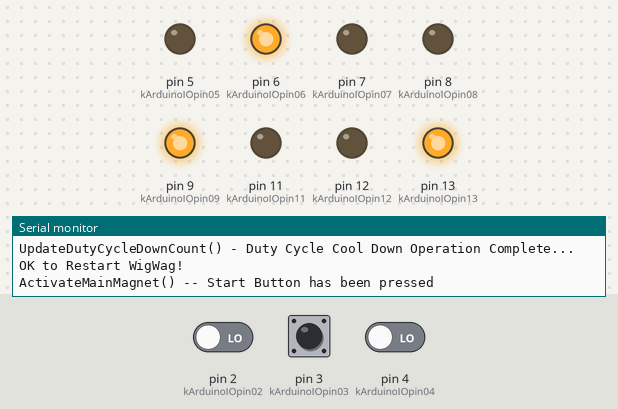
Bench run of a sketch on a simulated Arduino Uno, built with avr-gcc and run on an emulated ATmega328P. Shown: output pins drawn as LEDs (lit = HIGH), the last lines printed to the serial monitor. Dashed ring = blinking. The test bench sets the inputs (shaded band); at power-on: pin 2 (kArduinoIOpin02) LOW, pin 3 (kArduinoIOpin03) LOW, pin 4 (kArduinoIOpin04) LOW.

Above: at 3.2 s.
3.3 s: pin 2 (kArduinoIOpin02) driven HIGH
At 3.3 s:
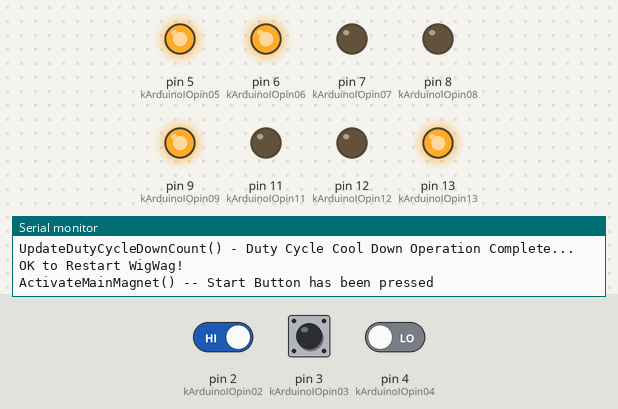
6.3 s: pin 2 (kArduinoIOpin02) driven LOW
At 6.86 s:
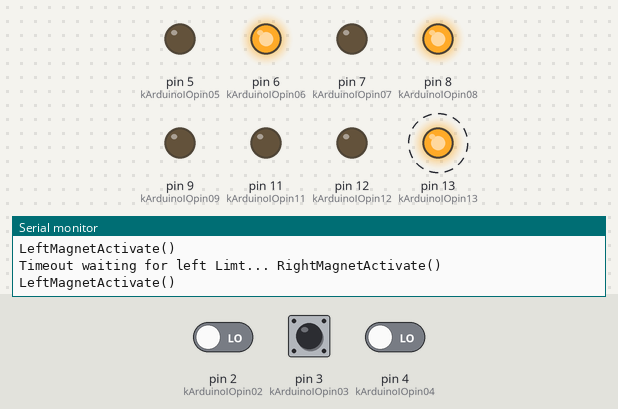
18.3 s: pin 3 (kArduinoIOpin03) pulsed HIGH 2 times (0.12 s each, 0.3 s apart)
At 19.07 s:
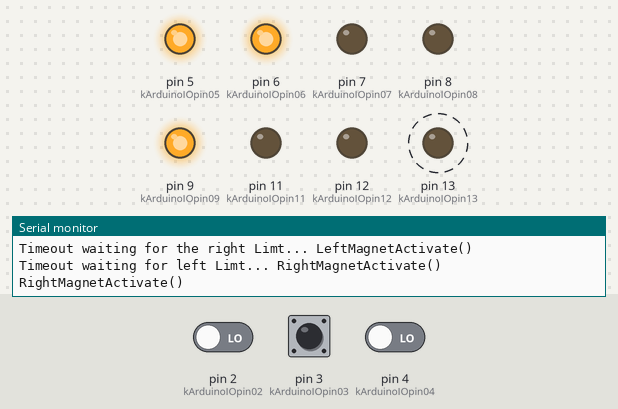
Timing chart, 0 to 22.3 s (numbered marks = the images above; inputs shaded):
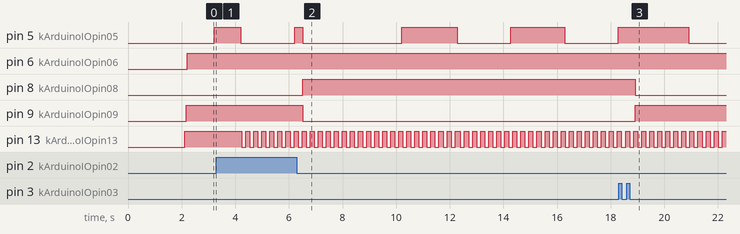

Measured:
- after the input at 3.3 s, pin 8 (kArduinoIOpin08): stays LOW (without the input it goes to HIGH after 0.97 s); pin 9 (kArduinoIOpin09): stays HIGH (without the input it goes to LOW after 0.97 s)
- after the input at 6.3 s, pin 8 (kArduinoIOpin08): LOW → HIGH after 0.22 s; pin 9 (kArduinoIOpin09): HIGH → LOW after 0.22 s
- after the input at 18.3 s, pin 8 (kArduinoIOpin08): HIGH → LOW after 0.61 s; pin 9 (kArduinoIOpin09): LOW → HIGH after 0.61 s
- by itself, pin 5 (kArduinoIOpin05): repeats every 4.1 s: HIGH 2.1 s, LOW 2.0 s
- by itself, pin 13 (kArduinoIOpin13): alternates HIGH for 0.15 s and LOW for 0.15 s

The sketch:

WigWag.ino
```cpp
// ***************************************************
//
// WigWag Signal Program
//
// This software was developed to operate on an Arduino Uno
// microprocessor board.  It controls the WRRS Auto WigWag
// Model #5 at the Southeastern Railway Museum.
//
// Author: C. Hardt
// Target Platform: Arduino Uno
// Date: 04/19/20
//
// ****************************************************

#include "Arduino.h"
#include "ArduinoInit.h"
#include "Timer.h"
#include "WigWag.h"
#include "SerialLoop.h"
#include "ReadUserInput.h"
#include "MainMagnetControl.h"
#include "taskstate.h"

Timer MainEventTimer;

Timer LeftMagnetEventTimer;
Timer RightMagnetEventTimer;

int   giMainEventTimerID;
int   giDutyCycleEventTimerID;
int   giTestTimer;

SerialPortType  SerialMain;
MainMagnet      MainActionControl;

char cParseArgList[kMaxCommandsSupported][kMaxCommandLenght];

WigWagTaskStates TaskStates = WigWagTaskStates();

// ***************************************************
//
// setup()
//
// This is an Arduino function that is called when the processor
// has restarted.   We are using this function to initialize
// our timers and set various variables.
//
// ****************************************************
void setup()
{
  int iIndex;

  // have to initialize the serial port if we want to use if for debugging
  Serial.begin(9600);

  // Init all Arduino IO pins
  InitializeArduinoIOpins();
  delay(1000);

  Serial.println (F(" ********** WigWag Ver 1.0.6 ***********"));

  // upon boot up, we are going to activate the signal
  MainActionControl.ActivateMainMagnet();

  // We are going to start the main loop event timer.
  // Every time the timer expires, the TaskSwitchMain() function will be called.
  giMainEventTimerID = MainEventTimer.every("Main", 30, TaskSwitchMain);

  delay(1000);

}  //endof setup()

// ***************************************************
//
// loop()
//
// This is the main Arduino function that is called once setup()
// has finished. We are using this loop to kick off our
// timer.  The timers provide us with a pseudo task switch
// operating system.
//
// ****************************************************
void loop()
{
    // we need to update the timer continiously
    MainEventTimer.update();
    LeftMagnetEventTimer.update();
    RightMagnetEventTimer.update();

}  //endof loop()

// *****************************************************************************************
//
// TaskSwitchMain()
//
// This is the main loop for the WigWag controller. It gets called every xxx ms.
// Each time it is called, a different function will be called.  A poor man's
// task switch.
//
// ****************************************************************************************
void TaskSwitchMain()
{

    static UserInput  RightLimitSwitch(kRightLimitSwitch);
    static UserInput  LeftLimitSwitch(kLeftLimitSwitch);
    static UserInput  UserInputSwitch(kUserInputSwitch);
    static bool       bLEDflashFlag = false;

    switch (TaskStates.getTaskState())
    {
        case ReadUserInputRightLimit:  // read the right limit switch, if actuated, turn on the left magnet

            RightLimitSwitch.ReadSwitch(cParseArgList, &LeftMagnetActivateWrapper );
            break;

        case ReadUserInputLeftLimit:  // read the left limit switch, if actuated, turn on the right magnet

            LeftLimitSwitch.ReadSwitch (cParseArgList, &RightMagnetActivateWrapper );
            break;

        case ReadUserInputUserSwitch:  // read the user input (start) switch, if actuated, turn on the main magnet.

            UserInputSwitch.ReadSwitch (cParseArgList, &ActivateMainMagnetWrapper );
            break;

        case CheckMainMagnet:         // check to see if we need to turn off the main magnet

            MainActionControl.Operations(cParseArgList);
            break;

        case ReadSerialPort:         // see if a cmd is queued up to read and take action on it

            SerialMain.SerialLoop(cParseArgList);
            LedFlash();

            DutyCycleTimer();

            break;

        default:
            TaskStates++;
    }

    TaskStates++;

}  //endof TaskSwitchMain()
```

ArduinoInit.h
```cpp
// ***************************************************
//
// WigWag Signal Program
//
// This software was developed to operate on an Arduino Uno
// microprocessor board.  It controls the WRRS Auto WigWag
// Model #5 at the Southeastern Railway Museum.
//
// Author: C. Hardt
// Target Platform: Arduino Uno
// Date: 04/19/20
//
// ****************************************************
#ifndef ArduinoInit_h
#define ArduinoInit_h

#include "Arduino.h"
#include "MainMagnetControl.h"
#include "WigWag.h"

// ****************************************************************************************
//
// InitializeArduinoIOpins()
//
// Initializes the IO pins as either input or output.
// Then sets the outputs their initial state (high or low).
//
// ****************************************************************************************
void InitializeArduinoIOpins();

// *****************************************************************************************
//
// LeftMagnetActivateWrapper()
//
// This is a wrapper function for the Magnet Control Class.  Wrapper was needed to the
// problems with the way Arduino handles callback functions.
//
// *****************************************************************************************
void LeftMagnetActivateWrapper(void);

// *****************************************************************************************
//
// LeftMagnetActivateWrapperTimeout()
//
// This is a wrapper function for the Magnet Control Class.  Wrapper was needed to the
// problems with the way Arduino handles callback functions.
//
// *****************************************************************************************
void LeftMagnetActivateWrapperTimeout(void);

// *****************************************************************************************
//
// RightMagnetActivateWrapper()
//
// This is a wrapper function for the Magnet Control Class.  Wrapper was needed to the
// problems with the way Arduino handles callback functions.
//
// ****************************************************************************************
void RightMagnetActivateWrapper(void);

// *****************************************************************************************
//
// RightMagnetActivateWrapperTimeout()
//
// This is a wrapper function for the Magnet Control Class.  Wrapper was needed to the
// problems with the way Arduino handles callback functions.
//
// ****************************************************************************************
void RightMagnetActivateWrapperTimeout(void);

// *****************************************************************************************
//
// ActivateMainMagnetWrapper()
//
// This is a wrapper function for the Magnet Control Class.  Wrapper was needed to the
// problems with the way Arduino handles callback functions.
//
// *****************************************************************************************
void ActivateMainMagnetWrapper(void);

// *****************************************************************************************
//
// DutyCycleTimer()
//
// This is a wrapper function for the Magnet Control Class.  Wrapper was needed to the
// problems with the way Arduino handles callback functions.
//
// *****************************************************************************************
void DutyCycleTimer (void);

// *****************************************************************************************
//
// LedFlash()
//
// We are going to flash the main board LED on and off just to let us know that everthing
// is running.
//
// *****************************************************************************************
void LedFlash (void);

#endif
```

ArdunioInit.cpp
```cpp
// ***************************************************
//
// WigWag Signal Program
//
// This software was developed to operate on an Arduino Uno
// microprocessor board.  It controls the WRRS Auto WigWag
// Model #5 at the Southeastern Railway Museum.
//
// Author: C. Hardt
// Target Platform: Arduino Uno
// Date: 04/19/20
//
// ****************************************************

#include "Arduino.h"
#include "ArduinoInit.h"
#include "WigWag.h"

extern MainMagnet      MainActionControl;

// ***************************************************
//
// InitializeArduinoIOpins()
//
// Initialize all of the new Arduino IO pins prior to
// starting to use them.
//
// ****************************************************
void InitializeArduinoIOpins()
{
     // Setup the Arduino pins for input and output.
     pinMode(kArduinoIOpin02, INPUT);    // Right Limit
     pinMode(kArduinoIOpin03, INPUT);    // Left Limit
     pinMode(kArduinoIOpin04, INPUT);    // User Switch
     pinMode(kArduinoIOpin05, OUTPUT);   // Right/Left Magnet

     pinMode(kArduinoIOpin06, OUTPUT);   // Main Magnet
     pinMode(kArduinoIOpin07, OUTPUT);
     pinMode(kArduinoIOpin08, OUTPUT);   // Left Limit LED
     pinMode(kArduinoIOpin09, OUTPUT);   // Right Limit LED
     pinMode(kArduinoIOpin10, INPUT);
     pinMode(kArduinoIOpin11, OUTPUT);
     pinMode(kArduinoIOpin12, OUTPUT);

     // Set the Arduino on board LED as an output, so we can flash it.
     pinMode(kArduinoIOpin13, OUTPUT);

     // Now set the Inital power up state of all the IO to low
     digitalWrite(kArduinoIOpin05, LOW);
     digitalWrite(kArduinoIOpin06, LOW);
     digitalWrite(kRightLimitLED,  LOW);
     digitalWrite(kLeftLimitLED,   LOW);

     digitalWrite(kArduinoIOpin13, LOW);

} //endof InitializeArduinoIOpins()

// *****************************************************************************************
//
// LeftMagnetActivateWrapper()
//
// This is a wrapper function for the Magnet Control Class.  Wrapper was needed to the
// problems with the way Arduino handles callback functions.
//
// *****************************************************************************************
void LeftMagnetActivateWrapper(void)
{

    MainActionControl.LeftMagnetActivate();

} // endof LeftMagnetActivateWrapper()

// *****************************************************************************************
//
// LeftMagnetActivateWrapperTimeout()
//
// This is a wrapper function for the Magnet Control Class.  Wrapper was needed to the
// problems with the way Arduino handles callback functions.
//
// *****************************************************************************************
void LeftMagnetActivateWrapperTimeout(void)
{
    Serial.print (F("Timeout waiting for the right Limt... "));
    MainActionControl.LeftMagnetActivate();

} // endof LeftMagnetActivateWrapperTimeout()

// *****************************************************************************************
//
// RightMagnetActivateWrapper()
//
// This is a wrapper function for the Magnet Control Class.  Wrapper was needed to the
// problems with the way Arduino handles callback functions.
//
// *****************************************************************************************
void RightMagnetActivateWrapper(void)
{

    MainActionControl.RightMagnetActivate();

} // endof RightMagnetActivateWrapper()

// *****************************************************************************************
//
// RightMagnetActivateWrapperTimeout()
//
// This is a wrapper function for the Magnet Control Class.  Wrapper was needed to the
// problems with the way Arduino handles callback functions.
//
// *****************************************************************************************
void RightMagnetActivateWrapperTimeout(void)
{
    Serial.print (F("Timeout waiting for left Limt... "));
    MainActionControl.RightMagnetActivate();

} // endof RightMagnetActivateWrapperTimeout()

// *****************************************************************************************
//
// ActivateMainMagnetWrapper()
//
// This is a wrapper function for the Magnet Control Class.  Wrapper was needed to the
// problems with the way Arduino handles callback functions.
//
// ****************************************************************************************
void ActivateMainMagnetWrapper(void)
{
    MainActionControl.ActivateMainMagnet();

} // endof ActivateMainMagnetWrapper()

// *****************************************************************************************
//
// DutyCycleTimer()
//
// This is a wrapper function for the Magnet Control Class.  Wrapper was needed to the
// problems with the way Arduino handles callback functions.
//
// *****************************************************************************************
void DutyCycleTimer (void)
{
    MainActionControl.UpdateDutyCycleInActiveWindow();

} //endof DutyCycleTimer()

// *****************************************************************************************
//
// LedFlash()
//
// We are going to flash the main board LED on and off just to let us know that everthing
// is running.
//
// *****************************************************************************************
void LedFlash (void)
{
    static bool bLEDflashFlag = false;

    // Alternate flashing the main board LED
    if (bLEDflashFlag == false)
    {
        digitalWrite(kStatusLED, HIGH);
        bLEDflashFlag = true;
    }
    else
    {
        digitalWrite(kStatusLED, LOW);
        bLEDflashFlag = false;
    }

}  // endof LedFlash()
```

Event.cpp
```cpp
// (licence header left out)
/*  * * * * * * * * * * * * * * * * * * * * * * * * * * *
 Code by Simon Monk
 http://www.simonmonk.org
* * * * * * * * * * * * * * * * * * * * * * * * * * * * */

// For Arduino 1.0 and earlier
#if defined(ARDUINO) && ARDUINO >= 100
#include "Arduino.h"
#else
#include "WProgram.h"
#endif

#include "Event.h"

Event::Event(void)
{
	eventType = EVENT_NONE;
}

void Event::update(void)
{
	unsigned long now = millis();
	if (now - lastEventTime >= period)
	{
		switch (eventType)
		{
			case EVENT_EVERY:
        //Serial.println ("Timer Reached!");
				(*callback)();
				break;

			case EVENT_OSCILLATE:
				pinState = ! pinState;
				digitalWrite(pin, pinState);
				break;
		}
		lastEventTime = now;
		count++;
	}

	if (repeatCount > -1 && count >= repeatCount)
	{
		eventType = EVENT_NONE;
	}
}
```

Event.h
```cpp
// (licence header left out)
/*  * * * * * * * * * * * * * * * * * * * * * * * * * * *
 Code by Simon Monk
 http://www.simonmonk.org
* * * * * * * * * * * * * * * * * * * * * * * * * * * * */

#ifndef Event_h
#define Event_h

#include <inttypes.h>

#define EVENT_NONE 0
#define EVENT_EVERY 1
#define EVENT_OSCILLATE 2

class Event
{

public:
  Event(void);
  void update(void);
  int8_t eventType;
  unsigned long period;
  int repeatCount;
  uint8_t pin;
  uint8_t pinState;
  void (*callback)(void);
  unsigned long lastEventTime;
  int count;
  char timerName[5];
};

#endif
```

ReadUserInput.h
```cpp
// ***************************************************
//
// WigWag Signal Program
//
// This software was developed to operate on an Arduino Uno
// microprocessor board.  It controls the WRRS Auto WigWag
// Model #5 at the Southeastern Railway Museum.
//
// Author: C. Hardt
// Target Platform: Arduino Uno
// Date: 04/19/20
//
// ****************************************************

#ifndef ReadUserInput_h
#define ReadUserInput_h

#include "WigWag.h"
#include "MainMagnetControl.h"


#define kMaxDownCount 30000


// *****************************************************************************************
//
// ReadUserInput()
//
// Read the switches the user is allowed to set
//
// ****************************************************************************************
//void ReadUserInput(void);

// State Events for the input switches
enum SwitchEventStates
{
    SwitchNoEvent = 0,
    SwitchFirstEvent = 1,
    SwitchSecondEvent = 2

};

class UserInput: public MainMagnet
{

    SwitchEventStates SwitchSeq = SwitchNoEvent;
    int miSwitchNumber;
    char mcFirstSerialCmd[15];
    char mcSecondSerialCmd[15];

    public:

    typedef void (*callback_func_ptr)();
    callback_func_ptr cb_func;


    // *****************************************************************************************
    //
    // UserInput()
    //
    // Our constructor, which takes as its input, the Ardruino IO pin number that it will uses
    // when reading in the physical switch data.
    //
    // ****************************************************************************************
    UserInput(int);

    // *****************************************************************************************
    //
    // SetSwitchSequence()
    //
    // Set the current switch debouncing sequence (1st, or 2nd)
    //
    // ****************************************************************************************
    void SetSwitchSequence(int);

    // *****************************************************************************************
    //
    // GetSwitchSequence()
    //
    // Get the current switch debouncing sequence (1st, or 2nd)
    //
    // ****************************************************************************************
    int  GetSwitchSequence(void);

    // *****************************************************************************************
    //
    // ReadSwitch()
    //
    // Read the specified limit or user switch and gets its current state.
    //
    // ****************************************************************************************
    void ReadSwitch(char cParseArgList[kMaxCommandsSupported][kMaxCommandLenght], callback_func_ptr ptr);


};  // endof UserInput


#endif
```

Source omitted: MainMagnetControl.cpp (11376 bytes), MainMagnetControl.h (4883 bytes), ReadUserInput.cpp (5543 bytes), SerialLoop.h (1716 bytes), SerialPort.cpp (6926 bytes), Timer.cpp (4712 bytes), Timer.h (1850 bytes), WigWag.h (2809 bytes), taskstate.cpp (2369 bytes), taskstate.h (2173 bytes)
